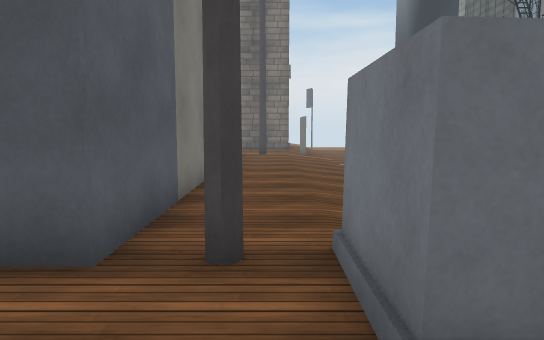
View 1 (above)

22 first-person views from a walk through a Unity game level. The camera is 1.2 m above the floor, tilts 6° down and sees 70° across. The floor is counted in squares, 1 m on a side. Each view is taken from the middle of a square. On the plan, view 1 faces up. The plan holds only what a view shows up to about 15 squares ahead; the rest is blank. The place goes on beyond the plan. The player is left out. Some surface patterns are stand-ins.

View 2
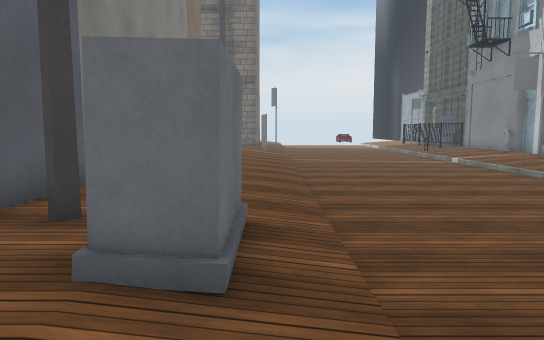

View 3
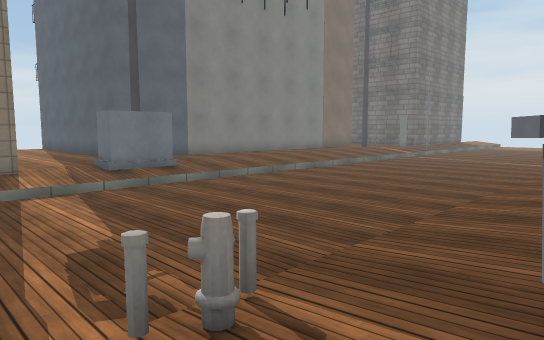

View 4
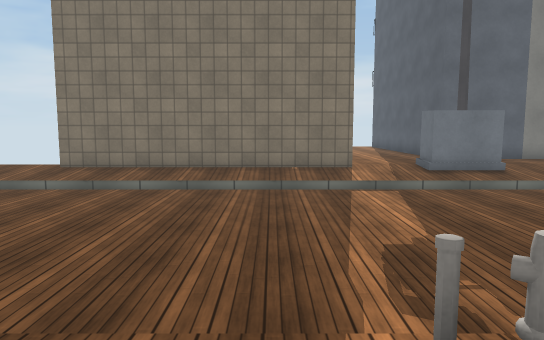

View 5
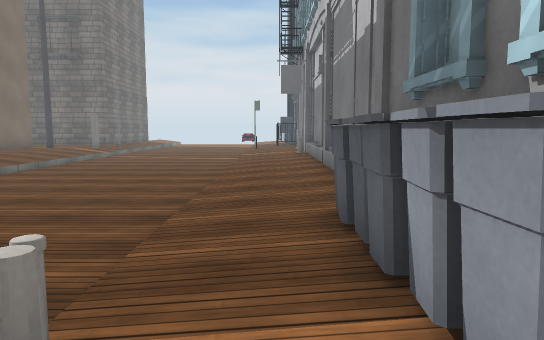

View 6
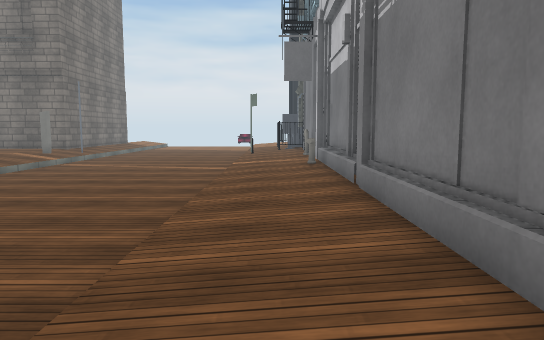

View 7
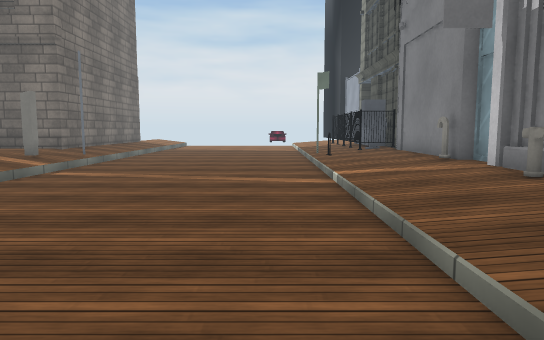

View 8
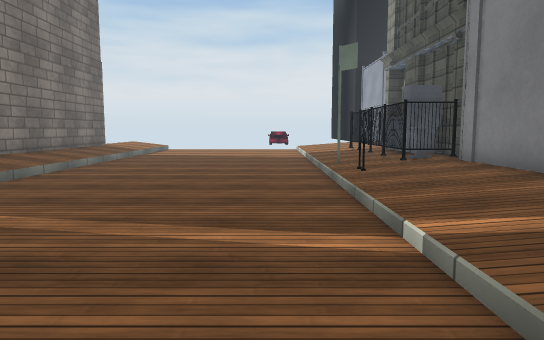

View 9
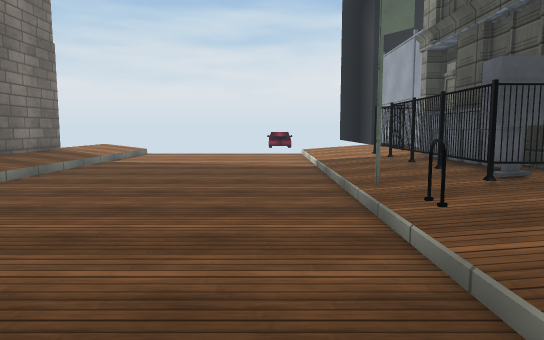

View 10
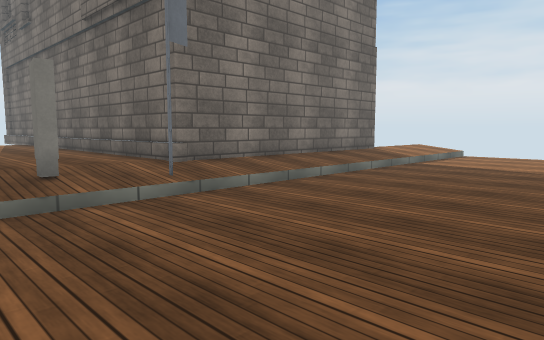

View 11
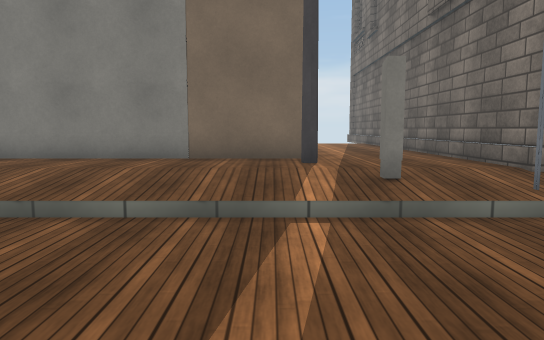

View 12
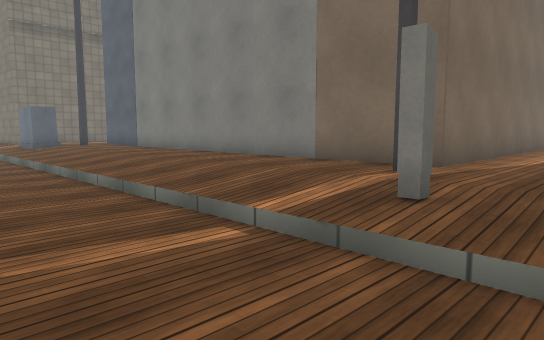

View 13
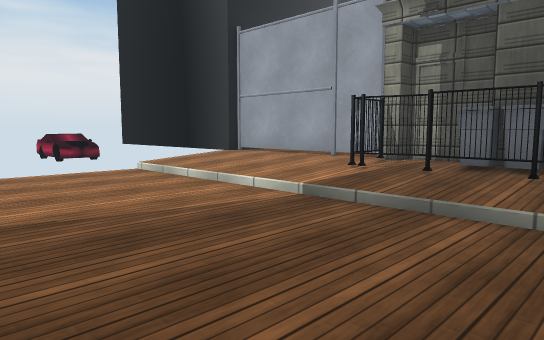

View 14
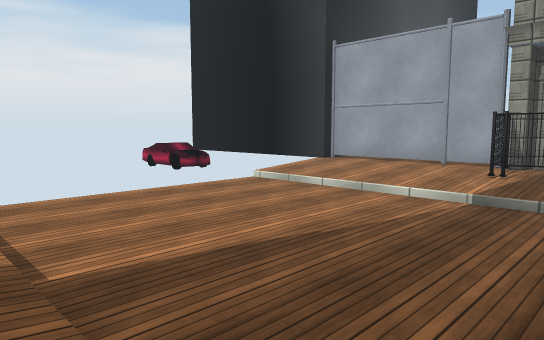

View 15
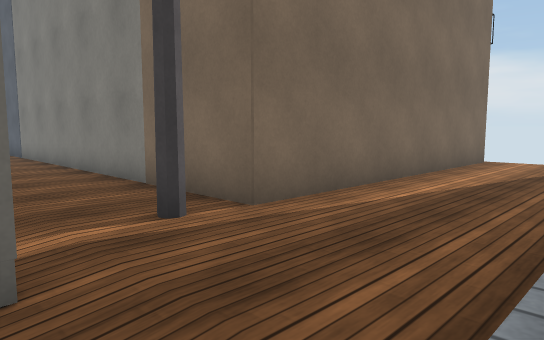

View 16
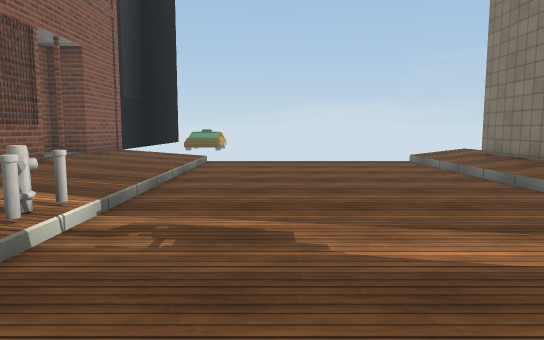

View 17
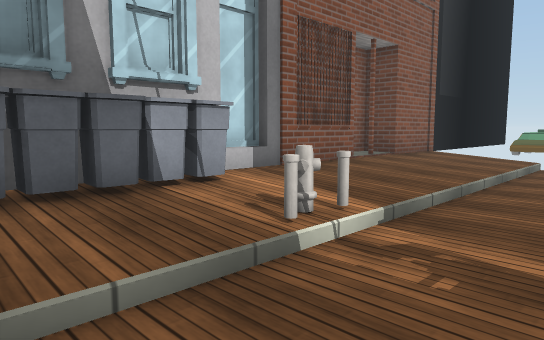

View 18
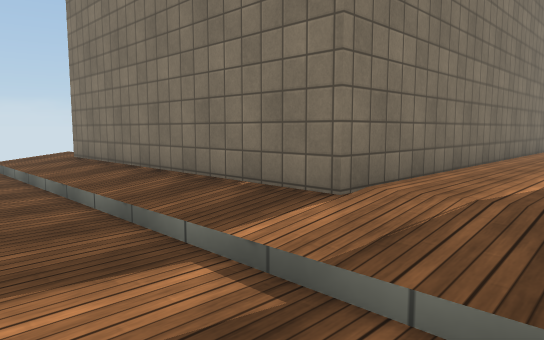

View 19
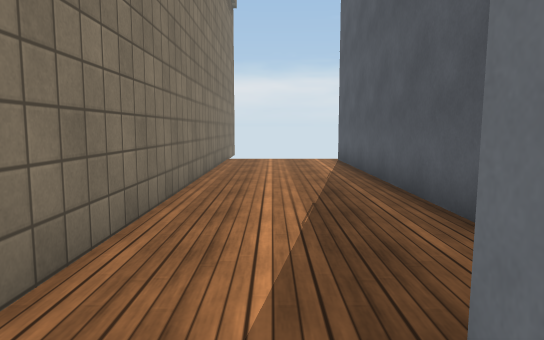

View 20
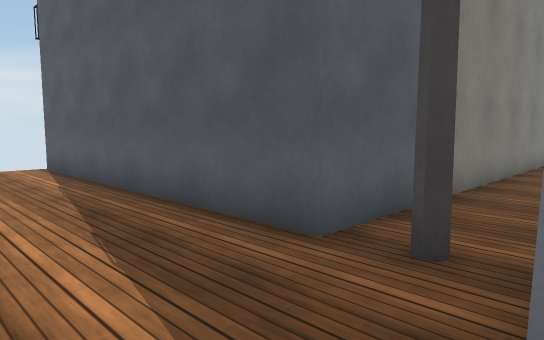

View 21
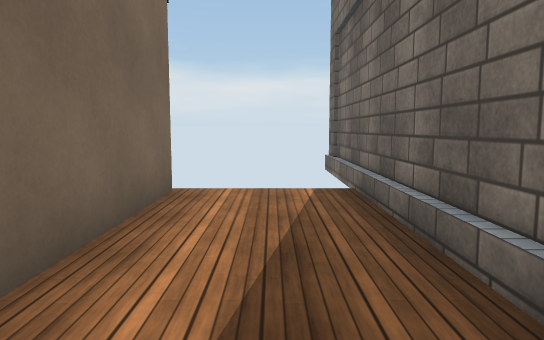

View 22
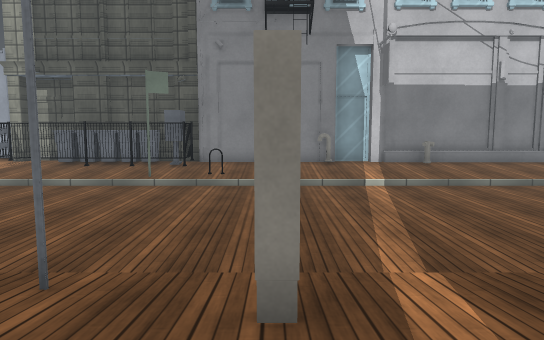

### Floor plan
Key: @ floor where view 1 was taken; # wall or solid block; . main floor; : floor 0.25 m higher than the main floor; + floor 0.5 m higher than the main floor; / step, stairs or slope; = window, fence, low wall or low ledge; ^ raised ledge; O other object.
Columns run from 12 left of view 1 to 15 right of it. Each row starts with its distance up from view 1.
 37                           #
 36                 .......::+#
 35                /.......::+#
 34                /.......::+#
 33                /.......::+#
 32              #:/.......::+#
 31              #:/.......::+#
 30              #:/.......:###
 29              #:/.......:###
 28              #:/.......::^#
 27              #:/.......::^##
 26              #:/.......::^^
 25              #:/.......:#^^
 24              #:/.......:#O#
 23 ##############:/.......:#O#
 22  +++++++++++++#/.......=:+#
 21  +++++++++++++:/.......::+#
 20  +++++++++++++#/.......::+#
 19 ###########+#+:/.......::+#
 18           #+++:/.......::+#
 17           #+++:/.......::+#
 16           O+++:/.......::+#
 15           #+++:/.......::+#
 14           #+++:/.......::=#
 13           #+++:/.......::+#
 12           #+++:/.......::+#
 11           #+++:/.......::+#
 10           #+++:/.......::+#
  9           #+++:/.......::+#
  8           #+++:/.......::+#
  7           #+++:/.......::+#
  6           #+++:/.......::+#
  5           #+++:/.......::+#
  4           #+##:/.......::+#
  3  ##########+###/.......::+#
  2  ++++++++++++##/.......::^#
  1  +++++++++++++:/.......::^#
  0  +++++++++++@+:/.......::^#
 -1 ##############:/.......=:^#
 -2              #:/.......=:^#
 -3              #:/.......::+#
 -4              #:/.......::+#
 -5              #:/.......::+#
 -6              #:/.......::+#
 -7              #:/.......::+#
 -8              #:/.......::+#
 -9              #:/.......::+#
-10              +:/.......::+#
-11              +:/.......::+#
-12                           #

Where each view was taken, in squares from view 1:
view 1: 0 up, 0 right, facing up
view 2: 1 down, 2 right, facing up
view 3: 3 down, 13 right, facing up-left
view 4: 3 down, 13 right, facing left
view 5: 3 down, 12 right, facing up
view 6: 2 up, 12 right, facing up
view 7: 8 up, 9 right, facing up
view 8: 13 up, 9 right, facing up
view 9: 17 up, 9 right, facing up
view 10: 18 up, 9 right, facing up-left
view 11: 18 up, 8 right, facing left
view 12: 22 up, 6 right, facing down-left
view 13: 25 up, 5 right, facing up-right
view 14: 27 up, 2 right, facing up-right
view 15: 23 up, 2 right, facing down-left
view 16: 3 up, 8 right, facing down
view 17: 2 up, 8 right, facing down-right
view 18: 2 up, 5 right, facing down-left
view 19: 1 up, 2 right, facing left
view 20: 0 up, 1 right, facing up-left
view 21: 21 up, 4 left, facing left
view 22: 20 up, 1 left, facing right
